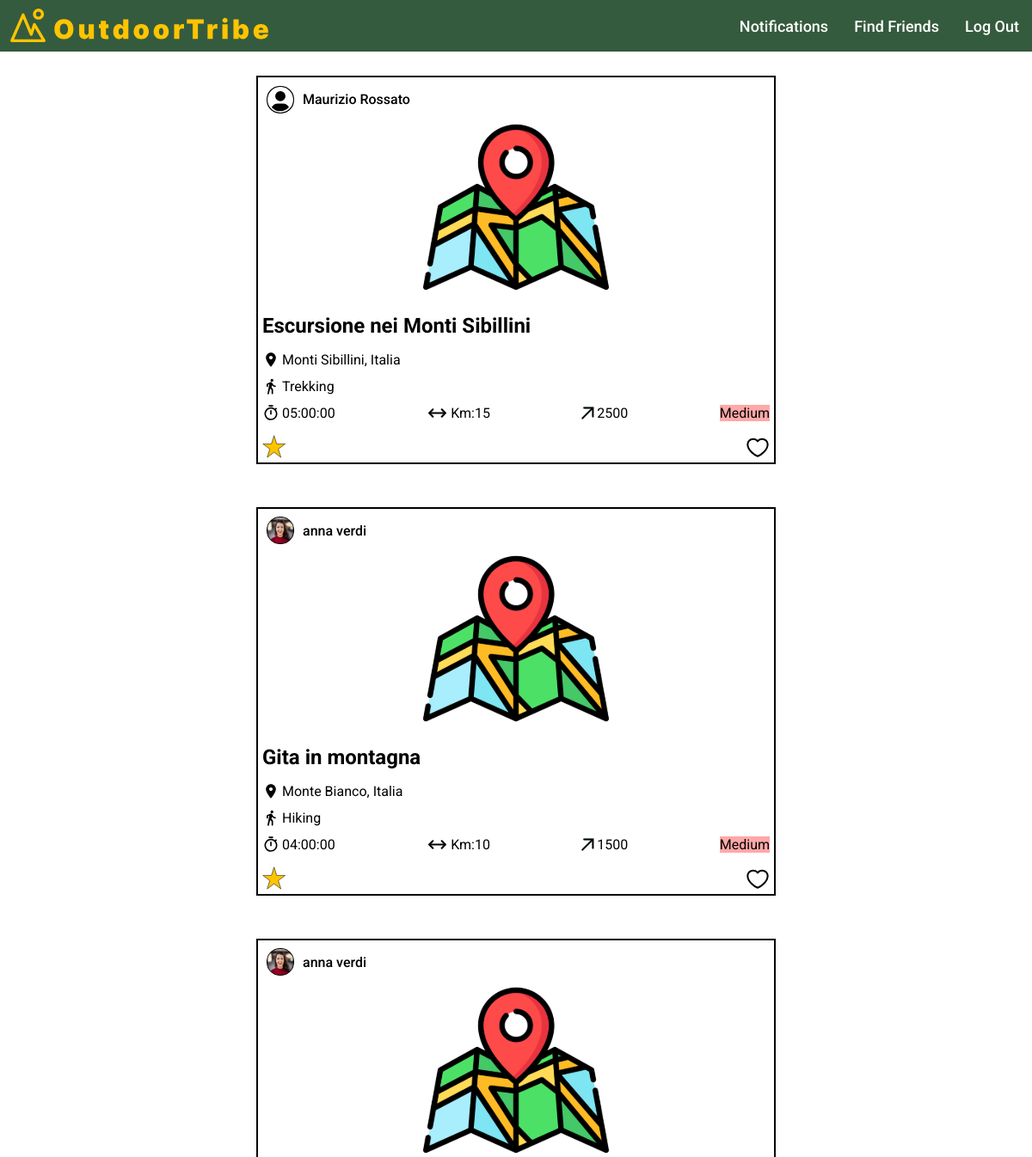
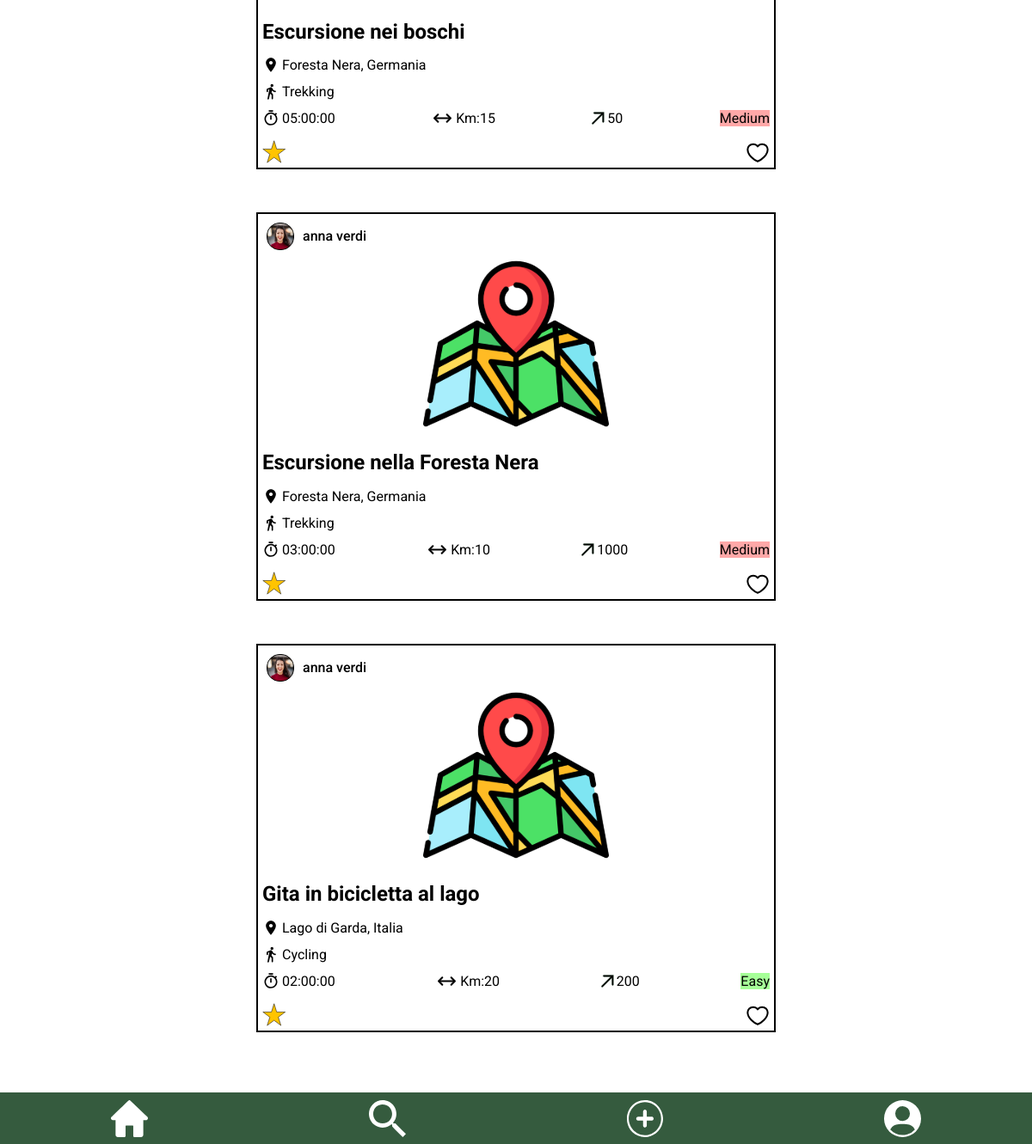
The app's page /public/homepage.php with its own data (2 pictures, top to bottom).
### tables this page shows
CREATE TABLE `post` (
  `id` int NOT NULL,
  `user_id` int NOT NULL,
  `title` varchar(255) NOT NULL,
  `location` varchar(100) NOT NULL,
  `activity` varchar(100) NOT NULL,
  `duration` time NOT NULL,
  `length` float NOT NULL,
  `altitude` float NOT NULL,
  `difficulty` varchar(6) NOT NULL,
  `rating` int NOT NULL,
  `likes` int DEFAULT NULL,
  `created_at` timestamp NOT NULL DEFAULT CURRENT_TIMESTAMP
);

CREATE TABLE `user` (
  `id` int NOT NULL,
  `name` varchar(100) NOT NULL,
  `surname` varchar(100) NOT NULL,
  `email` varchar(100) NOT NULL,
  `password` varchar(100) NOT NULL
);

CREATE TABLE `photo` (
  `id` int NOT NULL,
  `post_id` int DEFAULT NULL,
  `user_id` int DEFAULT NULL,
  `name` text NOT NULL
);

### public/homepage.php (the view, shortened to what this page needs)
<?php
include("./../server/connection.php");
?>
<!DOCTYPE html>
<html lang="en">
<head>
  <link rel="stylesheet" href="./../templates/styles/header.css">
  <link rel="stylesheet" href="./../templates/styles/footer.css">
  <link rel="stylesheet" href="./styles/homepage.css">
</head>
<body>
  <main>
    <?php
    $current_user_id = 5;
    $query_search = "SELECT post.*, user.name, user.surname
          FROM post
          INNER JOIN follow ON post.user_id = follow.followed_id
          INNER JOIN user ON post.user_id = user.id
          WHERE follow.follower_id = ?
          ORDER BY post.created_at DESC";
    $stmt = $conn->prepare($query_search);
    $stmt->bind_param("i", $current_user_id);
    $stmt->execute();
    $result_search = $stmt->get_result();
    if ($result_search->num_rows > 0) {
      while ($row = $result_search->fetch_assoc()) {
        $query_photo_profile = "SELECT name FROM photo WHERE user_id = $row[user_id] AND post_id IS NULL";
        $result_photo_profile = $conn->query($query_photo_profile);
        if ($result_photo_profile->num_rows > 0) {
          $photo_profile_row = $result_photo_profile->fetch_assoc();
          $profile_photo_url = "./../assets/photos/profile/" . $photo_profile_row['name'];
        } else {
          $profile_photo_url = "./../assets/icons/profile.svg";
        }
    ?>
        <div class="post-container">
          <div class="username-container">
            <img class="user-picture" src="<?php echo $profile_photo_url; ?>" alt="username-picture">
            <p class="username"><?php echo $row['name'] . ' ' . $row['surname']; ?></p>
          </div>
          <div class="photo-container">
            <div class="map">
              <img src="./../assets/icons/map.svg" alt="post-picture">
            </div>
          </div>
          <div class="info-container">
            <div class="title">
              <h2><?php echo $row['title']; ?></h2>
            </div>
            <div class="location">
              <img src="./../assets/icons/location.svg" alt="location-icon">
              <p><?php echo $row['location']; ?></p>
            </div>
            <div class="activity">
              <img src="./../assets/icons/activity.svg" alt="activity-icon">
              <p><?php echo $row['activity']; ?></p>
            </div>
            <div class="details-countainer">
              <div class="duration">
                <img src="./../assets/icons/time.svg" alt="duration-activity-icon">
                <p><?php echo $row['duration']; ?></p>
              </div>
              <div class="length">
                <img src="./../assets/icons/length.svg" alt="length-activity-icon">
                <p>Km:<?php echo $row['length']; ?></p>
              </div>
              <div class="altitude">
                <img src="./../assets/icons/altitude.svg" alt="altitude-activity-icon">
                <p><?php echo $row['altitude']; ?></p>
              </div>
              <div class="difficulty-<?php echo strtolower($row['difficulty']); ?>">
                <p><?php echo $row['difficulty']; ?></p>
              </div>
            </div>
            <div class="rating-likes">
              <div class="rating">
                <img src="./../assets/icons/star.svg" alt="rating-icon">
              </div>
              <div class="likes">
                <img src="./../assets/icons/like.svg" alt="like-icon">
              </div>
            </div>
          </div>
        </div>
      <?php
      }
    } else {
      echo "Nessun post disponibile";
    }
    ?>
  </main>
</body>
</html>

### templates/styles/header.css (style rules this page uses)
header { font-family: "Roboto", sans-serif; height: 60px; display: flex; flex-direction: row; background-color: #355B3E; align-items:center; max-width: 2000px; margin: auto; position: fixed; top: 0; left: 0; right: 0; }
.left-section { flex: 1; display: flex; }
.right-section { display: flex; align-items: center; }
.logo { margin-left: 10px; height: 45px; }
.menu { position: absolute; top: 65px; right: 0px; width: 130px; background-color: #355B3E; color: #ffffff; padding: 20px; align-items: center; }
.menu a { color: #ffffff; font-weight: 500; font-size: 18px; text-decoration: none; padding: 0 15px; }
@media screen and (min-width: 769px) { .menu { position: static; width: auto; background-color: transparent; color: inherit; padding: 0; display: flex; flex-direction: row; } }

### templates/styles/footer.css (style rules this page uses)
.footer-nav { height: 60px; display: flex; flex-direction: row; background-color: #355B3E; align-items:center; max-width: 2000px; margin: auto; justify-content:space-around; position: fixed; bottom: 0; left: 0; right: 0; }
.footer-nav img { height: 43px; margin-top: 5px; }

### public/styles/homepage.css (style rules this page uses)
body { display: flex; justify-content: center; font-family: "Roboto", sans-serif; margin-bottom: 100px; }
main { margin-top: 30px; }
.post-container { display: flex; flex-direction: column; justify-content: center; margin-top: 50px; margin-bottom: 30px; border: 2px solid black; min-width: 400px; }
.username-container { margin-left: 10px; display: flex; align-items: center; }
.user-picture { height: 30px; width: 30px; background-color: black; border: 1.2px solid black; border-radius: 15px; }
.username { margin-left: 10px; font-weight: 500; }
.photo-container { display: flex; justify-content: center; }
.map img { max-height: 200px; }
.location, .activity, .duration, .length, .altitude, .details-countainer, .rating-likes { display: flex; }
.location, .activity, .details-countainer { margin-top: -20px; }
.rating-likes img { min-height: 28px; }
.details-countainer, .rating-likes { justify-content: space-between; }
.location img, .activity img, .duration img { min-height: 20px; margin-right: 3px; }
.length img { min-width: 25px; margin-right: 3px; }
.altitude img { min-width: 15px; margin-right: 3px; }
.info-container { margin: 0 5px; }
.difficulty-easy p { background-color: #A6FF98; }
.difficulty-medium p { background-color: #FFA8A8; }
@media screen and (min-width: 900px) { .post-container { min-width: 600px; } }

### records on screen
post: shows a picture, user.name "Maurizio", user.surname "Rossato", title "Escursione nei Monti Sibillini", location "Monti Sibillini, Italia", activity "Trekking", duration "05:00:00", length "15", altitude "2500", difficulty "Medium"
post: photo.name (picture), user.name "anna", user.surname "verdi", title "Gita in montagna", location "Monte Bianco, Italia", activity "Hiking", duration "04:00:00", length "10", altitude "1500", difficulty "Medium"
post: photo.name (picture), user.name "anna", user.surname "verdi", title "Escursione nei boschi", location "Foresta Nera, Germania", activity "Trekking", duration "05:00:00", length "15", altitude "50", difficulty "Medium"
post: photo.name (picture), user.name "anna", user.surname "verdi", title "Escursione nella Foresta Nera", location "Foresta Nera, Germania", activity "Trekking", duration "03:00:00", length "10", altitude "1000", difficulty "Medium"
post: photo.name (picture), user.name "anna", user.surname "verdi", title "Gita in bicicletta al lago", location "Lago di Garda, Italia", activity "Cycling", duration "02:00:00", length "20", altitude "200", difficulty "Easy"
